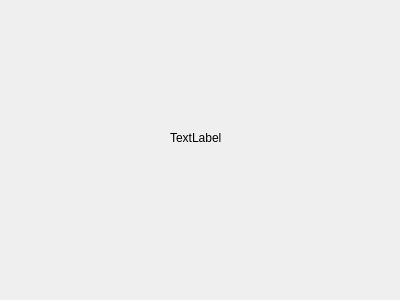
<?xml version="1.0" encoding="UTF-8"?>
<ui version="4.0">
 <class>BattleshipGameWidget</class>
 <widget class="QWidget" name="BattleshipGameWidget">
  <property name="geometry">
   <rect>
    <x>0</x>
    <y>0</y>
    <width>400</width>
    <height>300</height>
   </rect>
  </property>
  <property name="windowTitle">
   <string>Form</string>
  </property>
  <widget class="QLabel" name="label">
   <property name="geometry">
    <rect>
     <x>170</x>
     <y>130</y>
     <width>59</width>
     <height>16</height>
    </rect>
   </property>
   <property name="text">
    <string>TextLabel</string>
   </property>
  </widget>
 </widget>
 <resources/>
 <connections/>
</ui>
